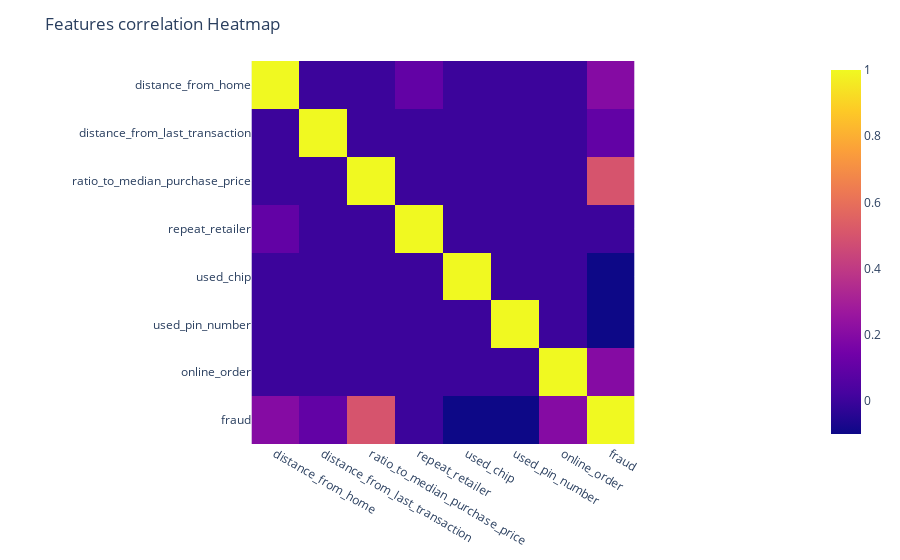

Notebook source saved alongside this figure:
### Markdown cell above
### Correlations

### Code cell
plt.figure(figsize=(20,20))
corr=df.corr().round(1)
fig = px.imshow(corr)
fig.update_layout(
    title_text='Features correlation Heatmap'
)
fig.show()

### Figure 1 — Plotly figure (JSON) as saved in the notebook; plotly's stock layout.template omitted (floating-point values rounded to 4 significant figures)
{"data": [{"coloraxis": "coloraxis", "hovertemplate": "x: %{x}<br>y: %{y}<br>color: %{z}<extra></extra>", "name": "0", "type": "heatmap", "x": ["distance_from_home", "distance_from_last_transaction", "ratio_to_median_purchase_price", "repeat_retailer", "used_chip", "used_pin_number", "online_order", "fraud"], "xaxis": "x", "y": ["distance_from_home", "distance_from_last_transaction", "ratio_to_median_purchase_price", "repeat_retailer", "used_chip", "used_pin_number", "online_order", "fraud"], "yaxis": "y", "z": [[1, 0, 0, 0.1, 0, 0, 0, 0.2], [0, 1, 0, 0, 0, 0, 0, 0.1], [0, 0, 1, 0, 0, 0, 0, 0.5], [0.1, 0, 0, 1, 0, 0, 0, 0], [0, 0, 0, 0, 1, 0, 0, -0.1], [0, 0, 0, 0, 0, 1, 0, -0.1], [0, 0, 0, 0, 0, 0, 1, 0.2], [0.2, 0.1, 0.5, 0, -0.1, -0.1, 0.2, 1]]}], "layout": {"coloraxis": {"colorscale": [[0, "#0d0887"], [0.1111, "#46039f"], [0.2222, "#7201a8"], [0.3333, "#9c179e"], [0.4444, "#bd3786"], [0.5556, "#d8576b"], [0.6667, "#ed7953"], [0.7778, "#fb9f3a"], [0.8889, "#fdca26"], [1, "#f0f921"]]}, "margin": {"t": 60}, "title": {"text": "Features correlation Heatmap"}, "xaxis": {"anchor": "y", "constrain": "domain", "domain": [0, 1], "scaleanchor": "y"}, "yaxis": {"anchor": "x", "autorange": "reversed", "constrain": "domain", "domain": [0, 1]}}}
